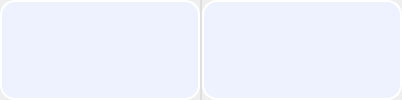
                <widget class="QFrame" name="Result_QF">
                 <property name="styleSheet">
                  <string notr="true"/>
                 </property>
                 <!-- <property name="frameShape">
                  <enum>QFrame::StyledPanel</enum>
                 </property> -->
                 <property name="frameShadow">
                  <enum>QFrame::Raised</enum>
                 </property>
                 <layout class="QVBoxLayout" name="verticalLayout_16">
                  <property name="spacing">
                   <number>0</number>
                  </property>
                  <property name="leftMargin">
                   <number>0</number>
                  </property>
                  <property name="topMargin">
                   <number>0</number>
                  </property>
                  <property name="rightMargin">
                   <number>0</number>
                  </property>
                  <property name="bottomMargin">
                   <number>0</number>
                  </property>
                  <item>
                   <widget class="QSplitter" name="splitter">
                    <property name="styleSheet">
                     <string notr="true">#splitter::handle{background: 1px solid  rgba(200, 200, 200,100);}</string>
                    </property>
                    <property name="orientation">
                     <enum>Qt::Horizontal</enum>
                    </property>
                    <property name="handleWidth">
                     <number>2</number>
                    </property>
                    <widget class="QLabel" name="pre_video">
                     <property name="minimumSize">
                      <size>
                       <width>200</width>
                       <height>100</height>
                      </size>
                     </property>
                     <property name="styleSheet">
                      <string notr="true">background-color: rgb(238, 242, 255);
border:2px solid rgb(255, 255, 255);
border-radius:15px</string>
                     </property>
                     <property name="text">
                      <string/>
                     </property>
                     <property name="alignment">
                      <set>Qt::AlignCenter</set>
                     </property>
                    </widget>
                    <widget class="QLabel" name="res_video">
                     <property name="minimumSize">
                      <size>
                       <width>200</width>
                       <height>100</height>
                      </size>
                     </property>
                     <property name="styleSheet">
                      <string notr="true">background-color: rgb(238, 242, 255);
border:2px solid rgb(255, 255, 255);
border-radius:15px</string>
                     </property>
                     <property name="text">
                      <string/>
                     </property>
                     <property name="alignment">
                      <set>Qt::AlignCenter</set>
                     </property>
                    </widget>
                   </widget>
                  </item>
                 </layout>
                </widget>
